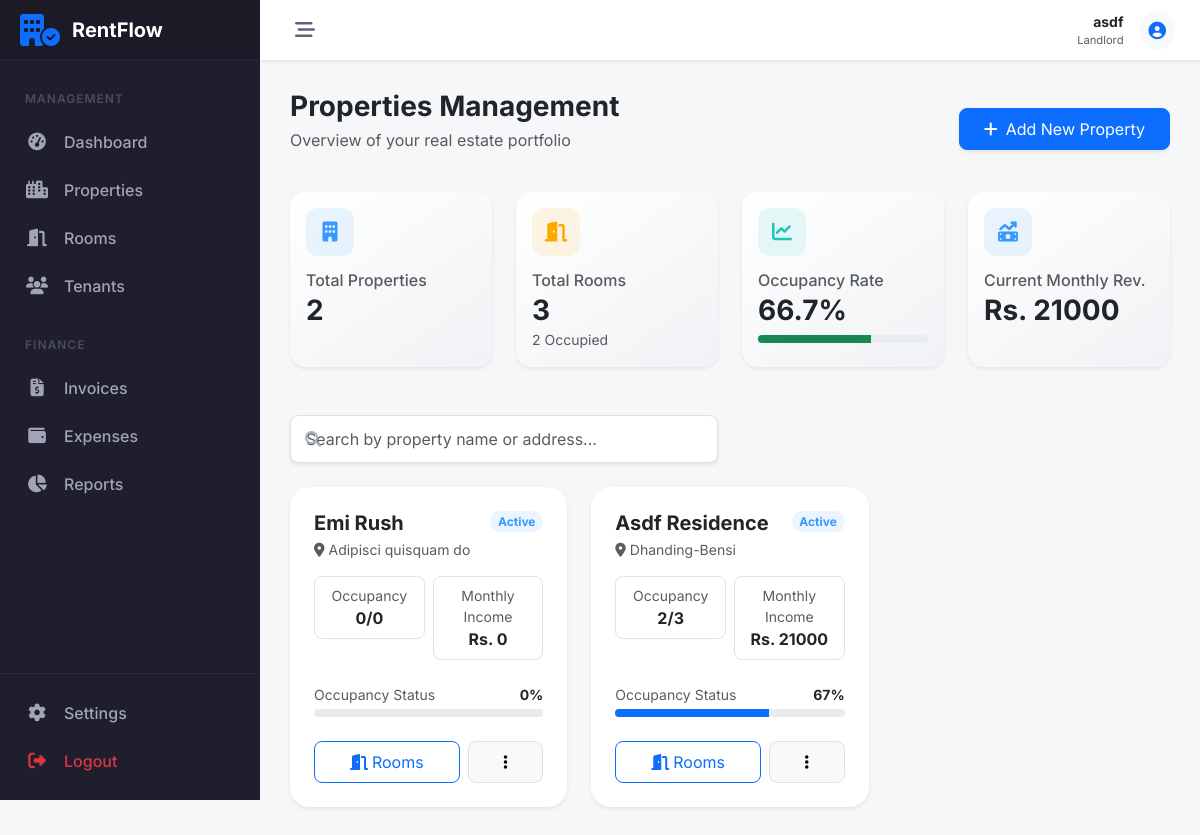
The app's page /properties/ (signed in), older data.
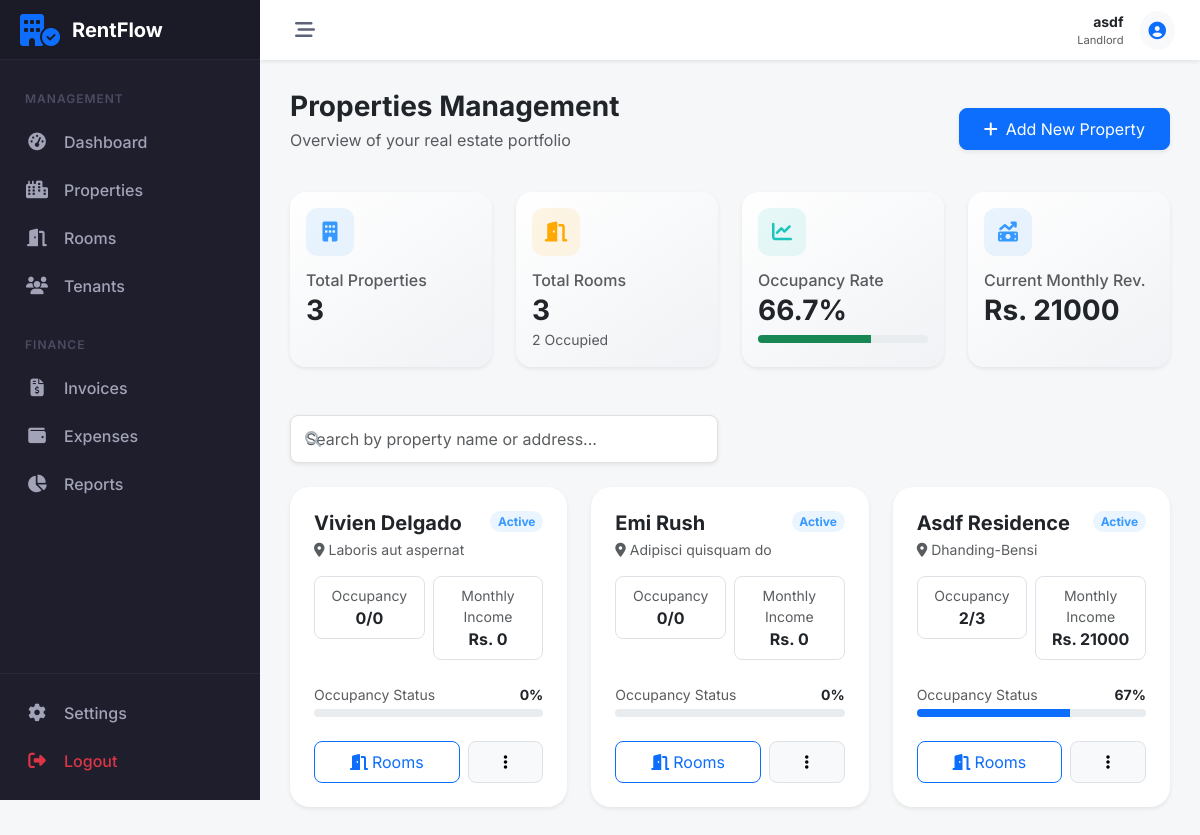
The same page, newer data.
### properties/models.py (models this page shows, shortened)
class Property(models.Model):
    landlord = models.ForeignKey(User, on_delete=models.CASCADE, related_name='properties')
    name = models.CharField(max_length=100)
    address = models.TextField()
    description = models.TextField(blank=True)
    created_at = models.DateTimeField(auto_now_add=True)
    class Meta:
        verbose_name_plural = "Properties"

### properties/views.py (the view)
# urls.py: path('', PropertyListView.as_view(), name='property_list'),
class PropertyListView(LandlordRequiredMixin, ListView):
    model = Property
    template_name = 'properties/property_list.html'
    context_object_name = 'properties'
    def get_queryset(self):
        return Property.objects.filter(landlord=self.request.user).annotate(
            num_rooms=Count('rooms', distinct=True),
            num_occupied=Count('rooms', filter=Q(rooms__tenancies__is_active=True), distinct=True),
            total_potential_income=Sum('rooms__monthly_rent'),
            total_actual_income=Sum(
                Case(
                    When(rooms__tenancies__is_active=True, then='rooms__monthly_rent'),
                    default=0,
                    output_field=DecimalField()
                )
            )
        ).order_by('-created_at')
    def get_context_data(self, **kwargs):
        context = super().get_context_data(**kwargs)
        properties = self.get_queryset()
        total_properties = properties.count()
        total_rooms = sum(p.num_rooms for p in properties)
        total_occupied = sum(p.num_occupied for p in properties)
        total_monthly_revenue = sum(p.total_actual_income or 0 for p in properties)
        occupancy_rate = (total_occupied / total_rooms * 100) if total_rooms > 0 else 0
        context.update({
            'total_properties': total_properties,
            'total_rooms': total_rooms,
            'total_occupied': total_occupied,
            'total_monthly_revenue': total_monthly_revenue,
            'occupancy_rate': round(occupancy_rate, 1),
        })
        return context

### core/mixins.py (called while the page is built)
    def test_func(self):
        user = self.request.user
        return user.is_authenticated and hasattr(user, 'profile') and user.profile.role == 'LANDLORD'

### properties/templates/properties/property_list.html (shortened to what the changed rows need)
{% extends 'core/base.html' %}
{% load static %}
{% block content %}
<div class="row g-4 mb-5">
    <div class="col-xl-3 col-md-6">
        <div class="card metric-card shadow-sm h-100">
            <div class="card-body">
                <div class="card-icon badge-soft-primary">
                    <i class="fa-solid fa-building fa-lg"></i>
                </div>
                <h6 class="text-muted mb-1">Total Properties</h6>
                <h3 class="fw-bold mb-0">{{ total_properties }}</h3>
            </div>
        </div>
    </div>
</div>
<div class="row g-4" id="propertyGrid">
    {% for property in properties %}
    <div class="col-md-6 col-xl-4 property-item" data-name="{{ property.name|lower }}"
        data-address="{{ property.address|lower }}">
        <div class="card property-card shadow-sm">
            <div class="card-body p-4">
                <div class="d-flex justify-content-between align-items-start mb-3">
                    <div>
                        <h5 class="fw-bold mb-1">{{ property.name }}</h5>
                        <p class="text-muted small mb-0"><i class="fa-solid fa-location-dot me-1"></i>{{ property.address }}</p>
                    </div>
                    <span class="badge {% if property.num_occupied == property.num_rooms and property.num_rooms > 0 %}badge-soft-success{% else %}badge-soft-primary{% endif %} rounded-pill">
                        {% if property.num_occupied == property.num_rooms and property.num_rooms > 0 %}Full{% else %}Active{% endif %}
                    </span>
                </div>
                <div class="row g-2 mb-4">
                    <div class="col-6">
                        <div class="p-2 border rounded-3 text-center">
                            <small class="text-muted d-block">Occupancy</small>
                            <span class="fw-bold">{{ property.num_occupied }}/{{ property.num_rooms }}</span>
                        </div>
                    </div>
                    <div class="col-6">
                        <div class="p-2 border rounded-3 text-center">
                            <small class="text-muted d-block">Monthly Income</small>
                            <span class="fw-bold">Rs. {{ property.total_actual_income|default:0 }}</span>
                        </div>
                    </div>
                </div>
                <div class="mb-4">
                    <div class="d-flex justify-content-between mb-1">
                        <small class="text-muted">Occupancy Status</small>
                        <small class="fw-bold">{% if property.num_rooms > 0 %}{% widthratio property.num_occupied property.num_rooms 100 %}{% else %}0{% endif %}%</small>
                    </div>
                    <div class="progress progress-compact">
                        <div class="progress-bar bg-primary" role="progressbar"
                            style="width: {% if property.num_rooms > 0 %}{% widthratio property.num_occupied property.num_rooms 100 %}{% else %}0{% endif %}%"></div>
                    </div>
                </div>
                <div class="d-flex gap-2">
                    <a href="{% url 'properties:room_list' %}?property={{ property.id }}"
                        class="btn btn-outline-primary flex-fill rounded-3 py-2">
                        <i class="fa-solid fa-door-open me-1"></i>Rooms
                    </a>
                    <div class="dropdown flex-fill">
                        <button class="btn btn-light w-100 rounded-3 py-2 border" type="button" data-bs-toggle="dropdown">
                            <i class="fa-solid fa-ellipsis-vertical"></i>
                        </button>
                    </div>
                </div>
            </div>
        </div>
    </div>
    {% endfor %}
</div>
{% endblock %}

Row changes from the older to the newer data that the page shows:
added Property: name "Vivien Delgado", address "Laboris aut aspernat", shows "Active", num_occupied "0", num_rooms "0", total_actual_income "0"
Text that changed along with them:
{{ total_properties }}: "2" → "3"
